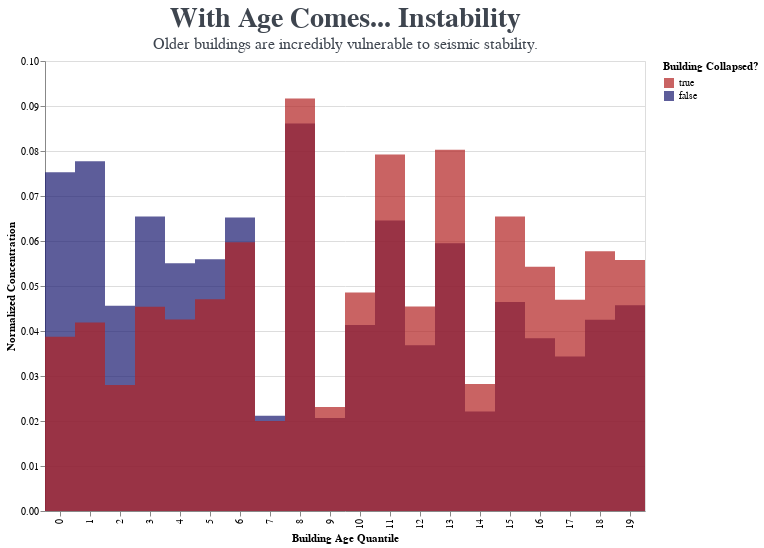

The code cell stored with this chart in its notebook:
### Code cell
age = quantized_df[['building_id', 'collapse_grade', 'age_building_q']].groupby(['collapse_grade', 
'age_building_q']).count().reset_index()

intact_age = age[age['collapse_grade'] == False].copy()
intact_age['building_id'] = intact_age['building_id'] / sum(intact_age['building_id'])

collapse_age = age[age['collapse_grade'] == True].copy()
collapse_age['building_id'] = collapse_age['building_id'] / sum(collapse_age['building_id'])

age_norm = pd.concat([intact_age, collapse_age])

age_norm

dom = [True, False] 
rng = ['firebrick', 'midnightblue']


age_C = alt.Chart(age_norm).mark_bar(
    opacity=0.7,
    ).encode(
    x=alt.X('age_building_q:N', title='Building Age Quantile'),
    y=alt.Y('building_id:Q', title=' Normalized Concentration').stack(None),
    color=alt.Color('collapse_grade', title='Building Collapsed?').scale(domain=dom, 
    range=rng)
).configure_scale(
    bandPaddingInner=0
)

age_C.properties(title = alt.TitleParams(
    text = "With Age Comes... Instability", 
    subtitle = ["Older buildings are incredibly vulnerable to seismic stability."],
    fontSize = 28,
    color = '#3E454F', 
    subtitleFont = 'Barlow',
    subtitleFontSize = 16, 
    subtitleColor = '#3E454F'),
    width=600,
    height=450
)

### Figure 1 — Vega-Lite specification as saved in the notebook (floating-point values rounded to 4 significant figures)
{"config": {"view": {"continuousWidth": 300, "continuousHeight": 300}, "scale": {"bandPaddingInner": 0}}, "data": {"name": "data-9bd7a5650374561ea03faf2957c60bce"}, "mark": {"type": "bar", "opacity": 0.7}, "encoding": {"color": {"field": "collapse_grade", "scale": {"domain": [true, false], "range": ["firebrick", "midnightblue"]}, "title": "Building Collapsed?", "type": "nominal"}, "x": {"field": "age_building_q", "title": "Building Age Quantile", "type": "nominal"}, "y": {"field": "building_id", "stack": null, "title": " Normalized Concentration", "type": "quantitative"}}, "height": 450, "title": {"text": "With Age Comes... Instability", "color": "#3E454F", "fontSize": 28, "subtitle": ["Older buildings are incredibly vulnerable to seismic stability."], "subtitleColor": "#3E454F", "subtitleFont": "Barlow", "subtitleFontSize": 16}, "width": 600, "$schema": "https://vega.github.io/schema/vega-lite/v5.8.0.json", "datasets": {"data-9bd7a5650374561ea03faf2957c60bce": [{"collapse_grade": false, "age_building_q": 0, "building_id": 0.07529}, {"collapse_grade": false, "age_building_q": 1, "building_id": 0.0777}, {"collapse_grade": false, "age_building_q": 2, "building_id": 0.04562}, {"collapse_grade": false, "age_building_q": 3, "building_id": 0.06542}, {"collapse_grade": false, "age_building_q": 4, "building_id": 0.05506}, {"collapse_grade": false, "age_building_q": 5, "building_id": 0.05593}, {"collapse_grade": false, "age_building_q": 6, "building_id": 0.06524}, {"collapse_grade": false, "age_building_q": 7, "building_id": 0.02118}, {"collapse_grade": false, "age_building_q": 8, "building_id": 0.08611}, {"collapse_grade": false, "age_building_q": 9, "building_id": 0.02067}, {"collapse_grade": false, "age_building_q": 10, "building_id": 0.04135}, {"collapse_grade": false, "age_building_q": 11, "building_id": 0.06458}, {"collapse_grade": false, "age_building_q": 12, "building_id": 0.03685}, {"collapse_grade": false, "age_building_q": 13, "building_id": 0.0595}, {"collapse_grade": false, "age_building_q": 14, "building_id": 0.0221}, {"collapse_grade": false, "age_building_q": 15, "building_id": 0.04643}, {"collapse_grade": false, "age_building_q": 16, "building_id": 0.03841}, {"collapse_grade": false, "age_building_q": 17, "building_id": 0.03431}, {"collapse_grade": false, "age_building_q": 18, "building_id": 0.04251}, {"collapse_grade": false, "age_building_q": 19, "building_id": 0.04575}, {"collapse_grade": true, "age_building_q": 0, "building_id": 0.03873}, {"collapse_grade": true, "age_building_q": 1, "building_id": 0.04188}, {"collapse_grade": true, "age_building_q": 2, "building_id": 0.028}, {"collapse_grade": true, "age_building_q": 3, "building_id": 0.0454}, {"collapse_grade": true, "age_building_q": 4, "building_id": 0.04255}, {"collapse_grade": true, "age_building_q": 5, "building_id": 0.04703}, {"collapse_grade": true, "age_building_q": 6, "building_id": 0.05974}, {"collapse_grade": true, "age_building_q": 7, "building_id": 0.02}, {"collapse_grade": true, "age_building_q": 8, "building_id": 0.09165}, {"collapse_grade": true, "age_building_q": 9, "building_id": 0.02311}, {"collapse_grade": true, "age_building_q": 10, "building_id": 0.04854}, {"collapse_grade": true, "age_building_q": 11, "building_id": 0.07922}, {"collapse_grade": true, "age_building_q": 12, "building_id": 0.04546}, {"collapse_grade": true, "age_building_q": 13, "building_id": 0.08029}, {"collapse_grade": true, "age_building_q": 14, "building_id": 0.02824}, {"collapse_grade": true, "age_building_q": 15, "building_id": 0.06544}, {"collapse_grade": true, "age_building_q": 16, "building_id": 0.05428}, {"collapse_grade": true, "age_building_q": 17, "building_id": 0.04694}, {"collapse_grade": true, "age_building_q": 18, "building_id": 0.05774}, {"collapse_grade": true, "age_building_q": 19, "building_id": 0.05576}]}}
